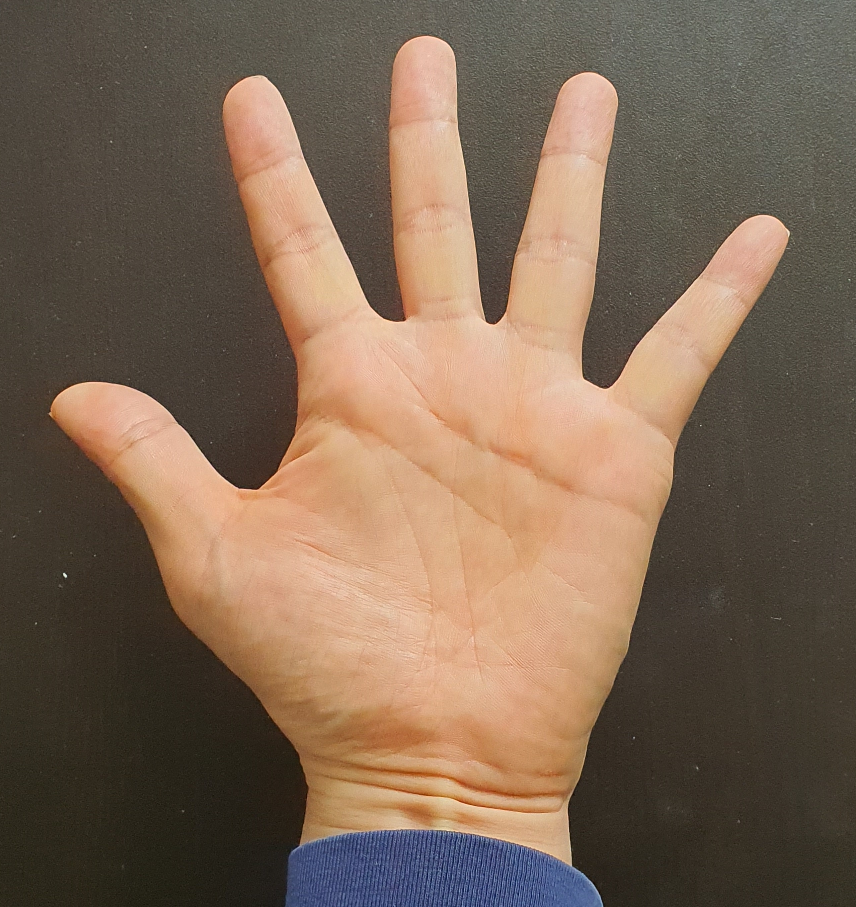
#> input picture images/sample1.png, 856 x 907 px, found by its file name
$ python reddit-example.py
#> lines starting #> are read from the running program, lines starting #| are printed output that depends on the picture; after the words box and inside, x2 and y2 are one past the last pixel; in counts of white or black regions, pixels touching at a corner belong together
import cv2
import numpy as np

def ResizeWithAspectRatio(image, width=None, height=None, inter=cv2.INTER_AREA):
    dim = None
    (h, w) = image.shape[:2]

    if width is None and height is None:
        return image
    if width is None:
        r = height / float(h)
        dim = (int(w * r), height)
    else:
        r = width / float(w)
        dim = (width, int(h * r))

    return cv2.resize(image, dim, interpolation=inter)


file = "C:/Users/USER/workspace/palm/images/sample1.png"
imageHeight = 600

original = cv2.imread(file)
#> original is the input picture: shape (907, 856, 3); mean B, G, R 83.9, 102.3, 123.5

img = cv2.cvtColor(original, cv2.COLOR_BGR2GRAY)
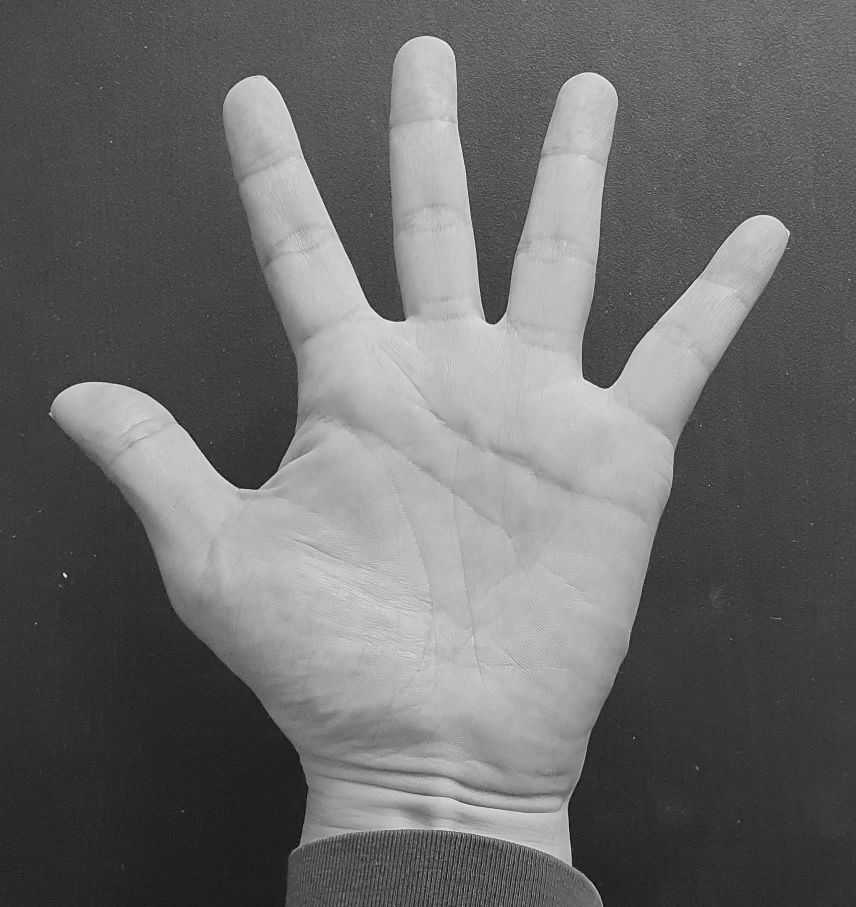
#> img: shape (907, 856); min 4, max 239, mean 106.5

resize = ResizeWithAspectRatio(img,height=imageHeight)
cv2.imshow("gray",resize)
cv2.waitKey(0)


img = cv2.equalizeHist(img)
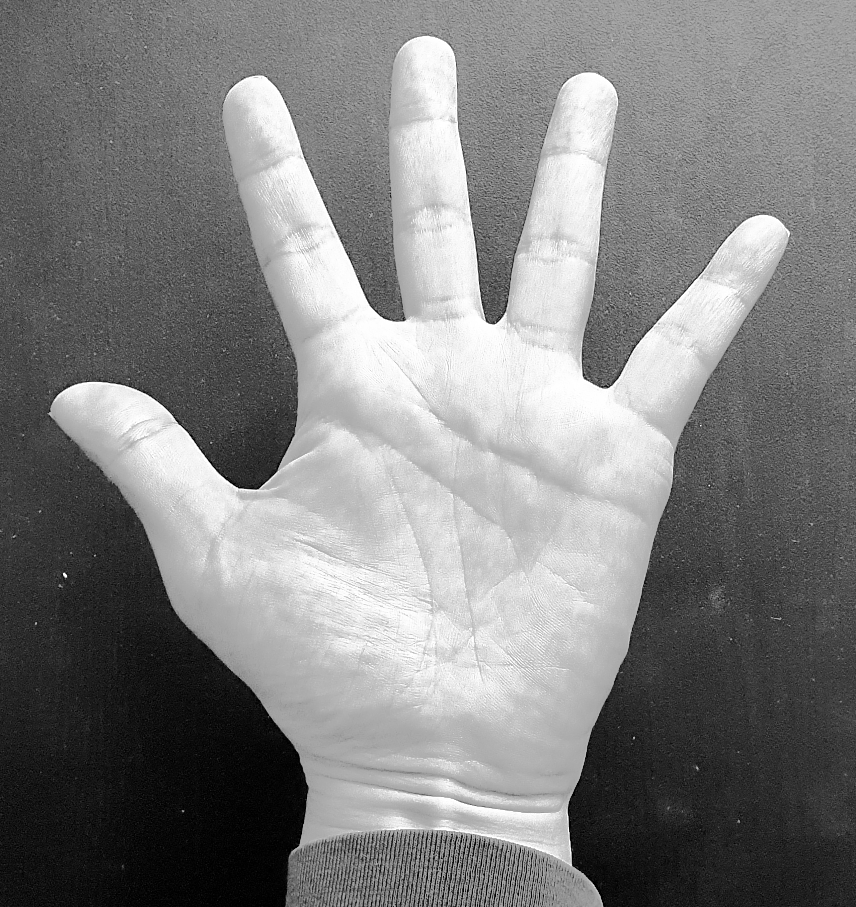
#> img: shape (907, 856); min 0, max 255, mean 128.5
resize = ResizeWithAspectRatio(img,height=imageHeight)
cv2.imshow("equalize",resize)
cv2.waitKey(0)

img = cv2.GaussianBlur(img, (9, 9), 0)
resize = ResizeWithAspectRatio(img,height=imageHeight)
cv2.imshow("blur",resize)
cv2.waitKey(0)

img = cv2.Canny(img, 40, 80)
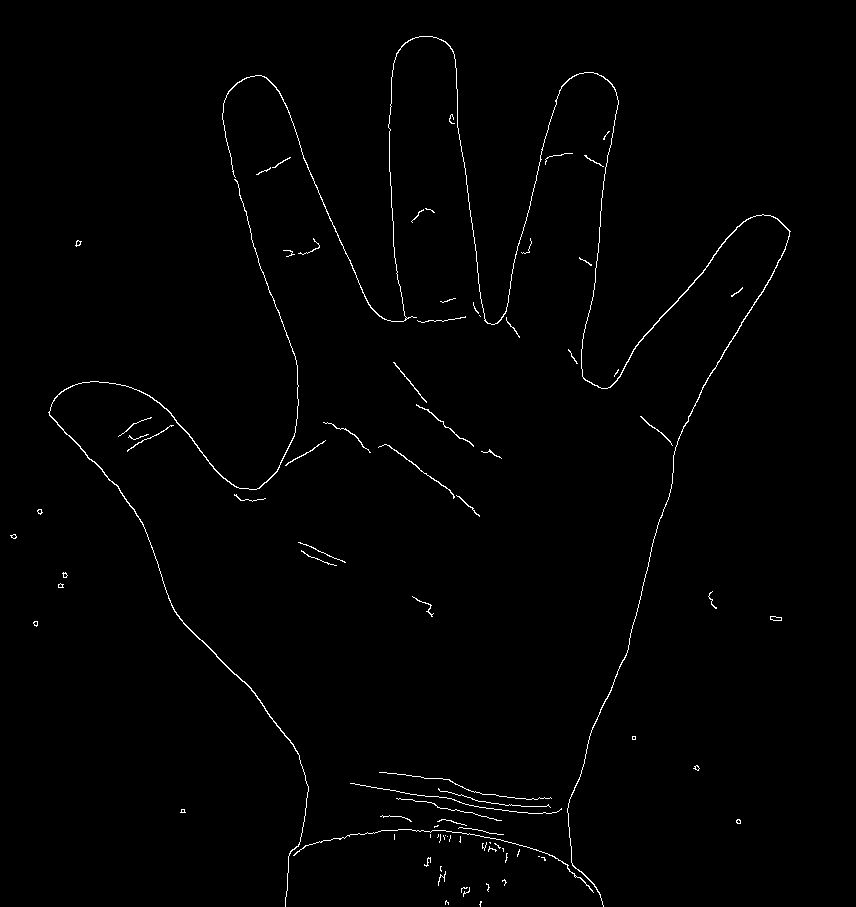
#> img: shape (907, 856); 0.94% white in thin lines or dots, all inside (x1, y1, x2, y2) = (10, 36, 791, 907)
resize = ResizeWithAspectRatio(img,height=imageHeight)
cv2.imshow("canny",resize)
cv2.waitKey(0)

lined = np.copy(original) * 0
#> lined: shape (907, 856, 3); every value is 0
lines = cv2.HoughLinesP(img, 1, np.pi / 180, 15, np.array([]), 50, 20)
#> lines = 55 rows, first 6: [623, 660, 642, 589], [594, 289, 605, 167], [302, 154, 370, 307], [64, 432, 118, 486], [464, 162, 484, 320], [176, 614, 234, 674]
for line in lines:
    for x1, y1, x2, y2 in line:
        cv2.line(lined, (x1, y1), (x2, y2), (0, 0, 255))
#> this loop made 55 passes
#> line on passes 1 to 12: [[623, 660, 642, 589]], [[594, 289, 605, 167]], [[302, 154, 370, 307]], [[64, 432, 118, 486]], [[464, 162, 484, 320]], [[176, 614, 234, 674]], [[225, 137, 260, 268]], [[717, 362, 770, 279]], [[523, 230, 541, 159]], [[389, 123, 393, 246]], [[389, 445, 473, 508]], [[549, 854, 600, 895]]
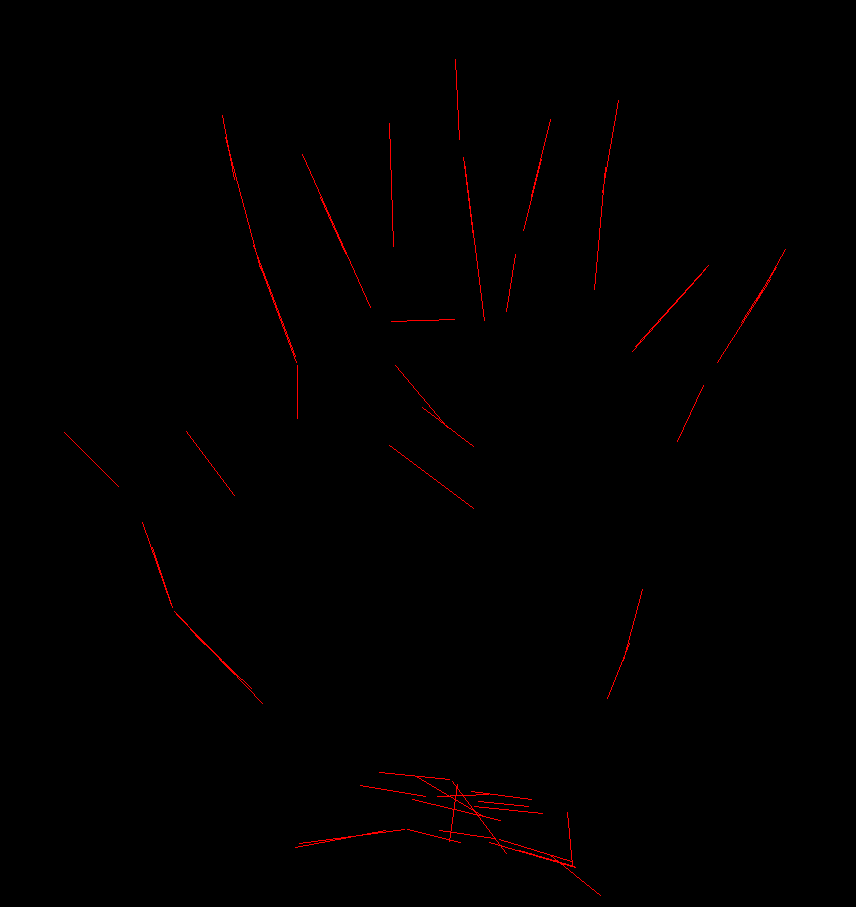
#> lined: shape (907, 856, 3); mean B, G, R 0, 0, 1.3
resize = ResizeWithAspectRatio(lined,height=imageHeight)
cv2.imshow("lined",resize)
cv2.waitKey(0)

output = cv2.addWeighted(original, 0.8, lined, 1, 0)
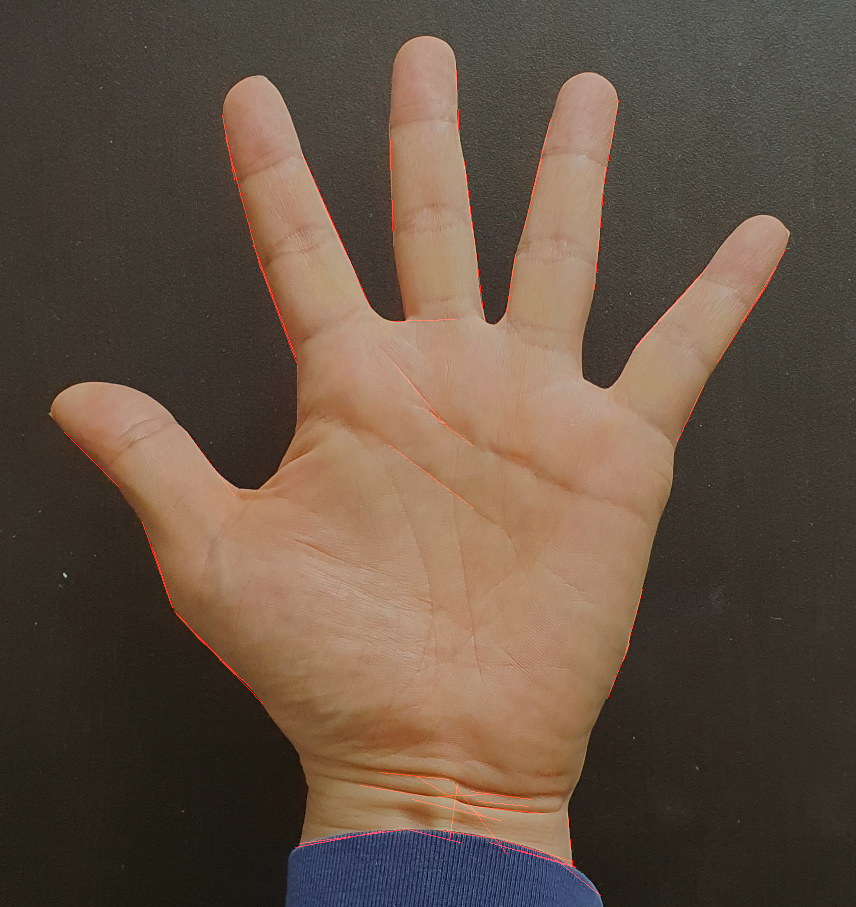
#> output: shape (907, 856, 3); mean B, G, R 67.1, 81.8, 99.5
resize = ResizeWithAspectRatio(output,height=imageHeight)
cv2.imshow("output",resize)
cv2.waitKey(0)

$ run again, with images/sample10.png copied over images/sample1.png
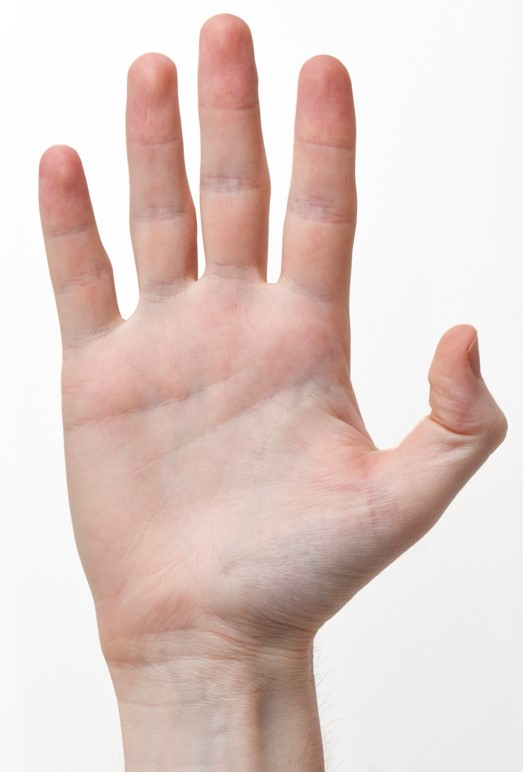
#> input picture images/sample10.png, 523 x 772 px, found by its file name
#> original is the input picture: shape (772, 523, 3); mean B, G, R 200, 205.9, 225.3
#> `img = cv2.Canny(img, 40, 80)`:
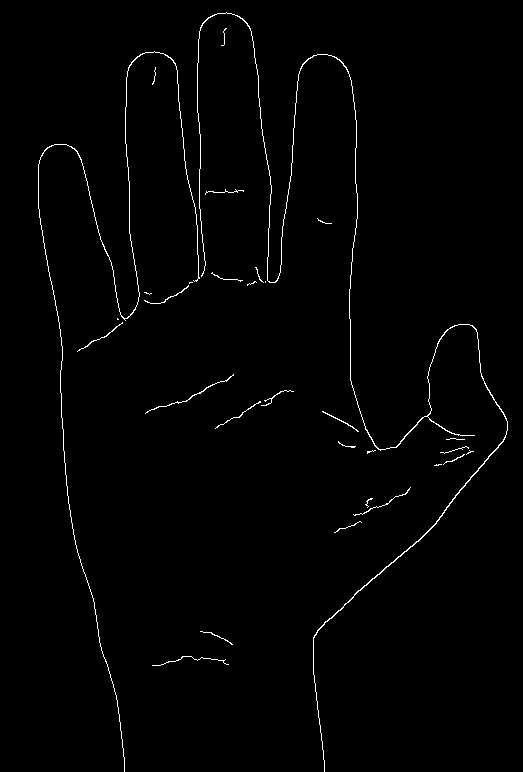
#> img: shape (772, 523); 1.1% white in thin lines or dots, all inside (x1, y1, x2, y2) = (38, 12, 508, 772)
#> lines = 30 rows, first 6: [38, 204, 50, 280], [379, 574, 436, 523], [175, 63, 188, 183], [60, 370, 66, 485], [313, 669, 324, 766], [290, 181, 298, 74]
#> the loop `for line in lines:` made 30 passes
#> `output = cv2.addWeighted(original, 0.8, lined, 1, 0)`:
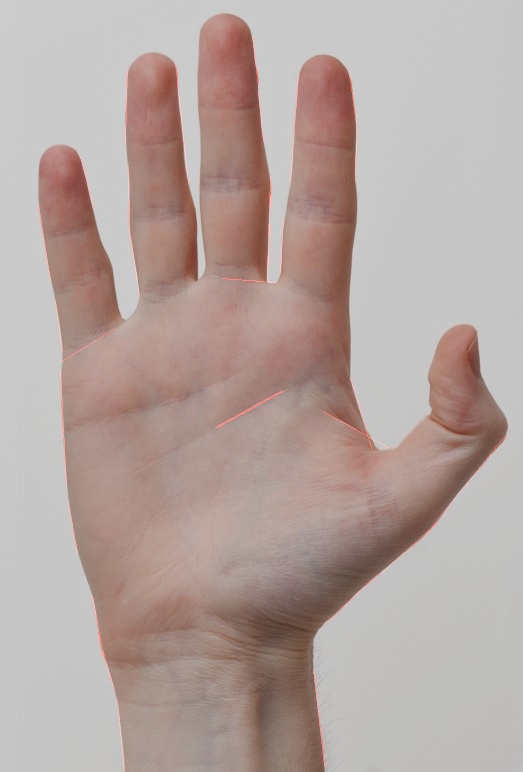
#> output: shape (772, 523, 3); mean B, G, R 160, 164.7, 180.6

$ run again, with images/sample2.png copied over images/sample1.png
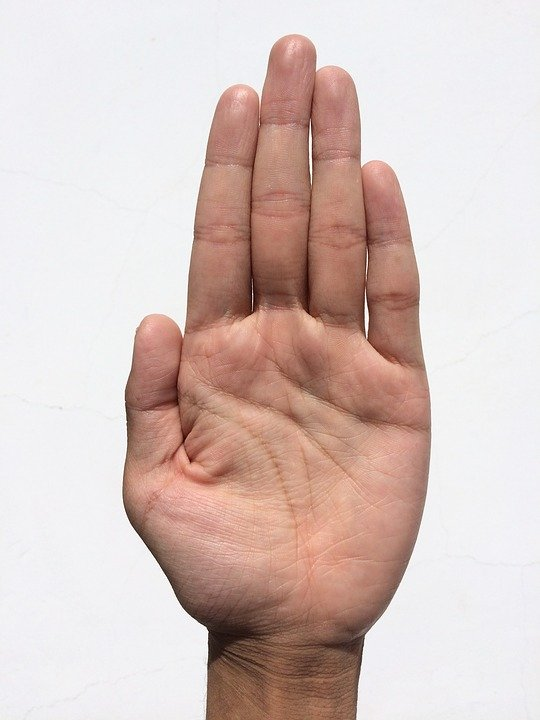
#> input picture images/sample2.png, 540 x 720 px, found by its file name
#> original is the input picture: shape (720, 540, 3); mean B, G, R 192.3, 197.1, 216
#> `img = cv2.Canny(img, 40, 80)`:
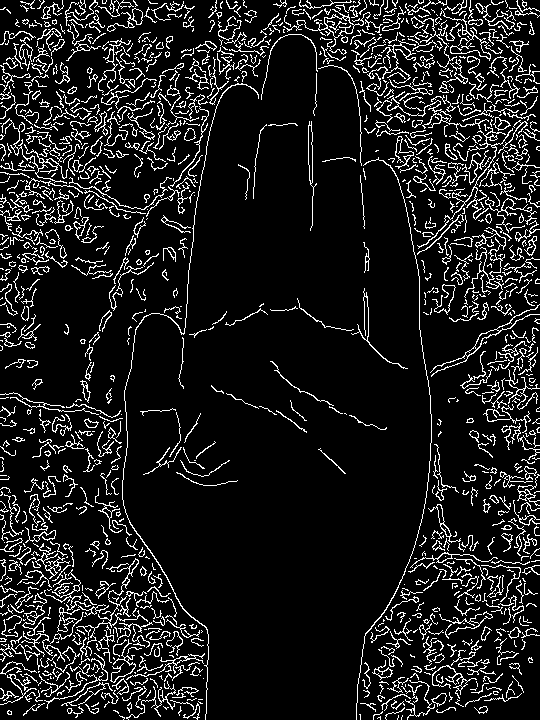
#> img: shape (720, 540); 11.1% white in thin lines or dots
#> lines = 1156 rows, first 6: [101, 689, 114, 567], [16, 34, 59, 222], [484, 472, 539, 83], [455, 103, 466, 320], [435, 455, 459, 628], [342, 2, 499, 243]
#> the loop `for line in lines:` made 1156 passes
#> `output = cv2.addWeighted(original, 0.8, lined, 1, 0)`:
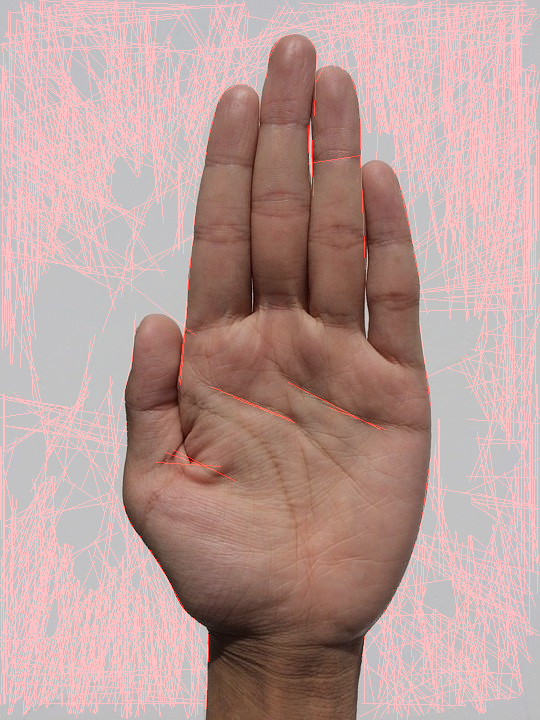
#> output: shape (720, 540, 3); mean B, G, R 153.8, 157.7, 188.4

$ run again, with images/sample3.png copied over images/sample1.png
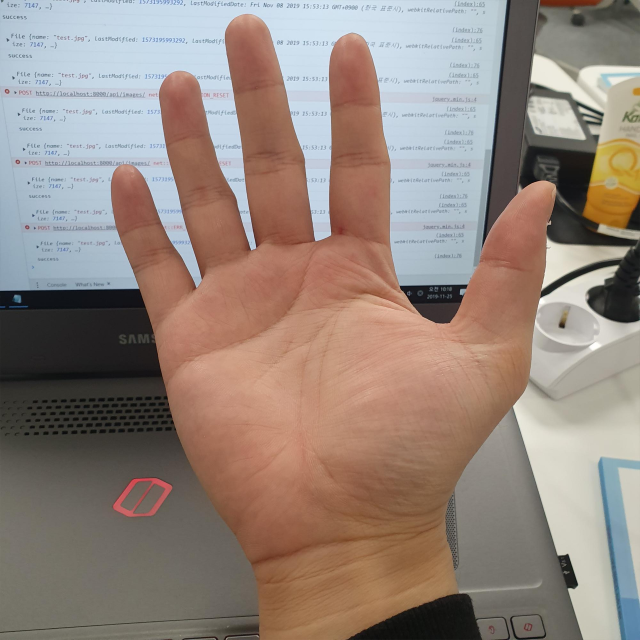
#> input picture images/sample3.png, 1280 x 1280 px, found by its file name (shown at 1/2 size)
#> original is the input picture: shape (1280, 1280, 3); mean B, G, R 124.8, 133.4, 148.6
#> lines = 364 rows, first 6: [546, 87, 668, 90], [1, 1266, 458, 1235], [567, 161, 658, 162], [476, 13, 690, 13], [164, 227, 322, 227], [566, 155, 658, 157]
#> the loop `for line in lines:` made 364 passes
#> after the loop `for line in lines:`:
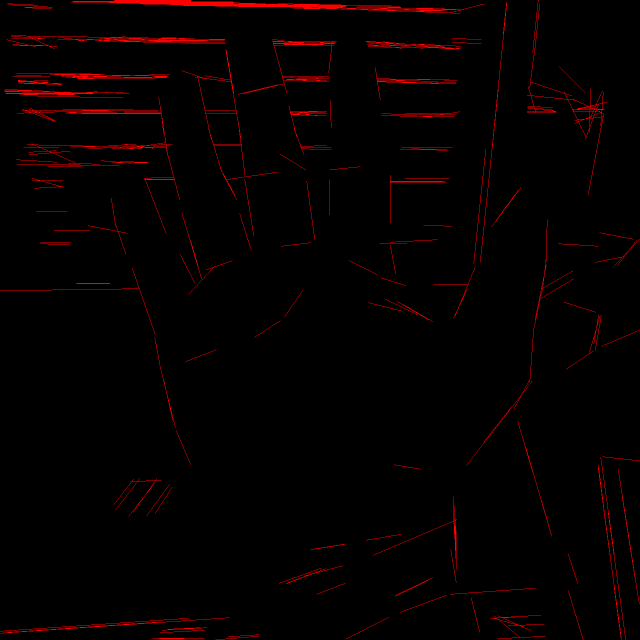
#> lined: shape (1280, 1280, 3) (shown at 1/2 size); mean B, G, R 0, 0, 5.4
#> in ResizeWithAspectRatio (call 6), `return cv2.resize(image, dim, interpolation=inter)`:
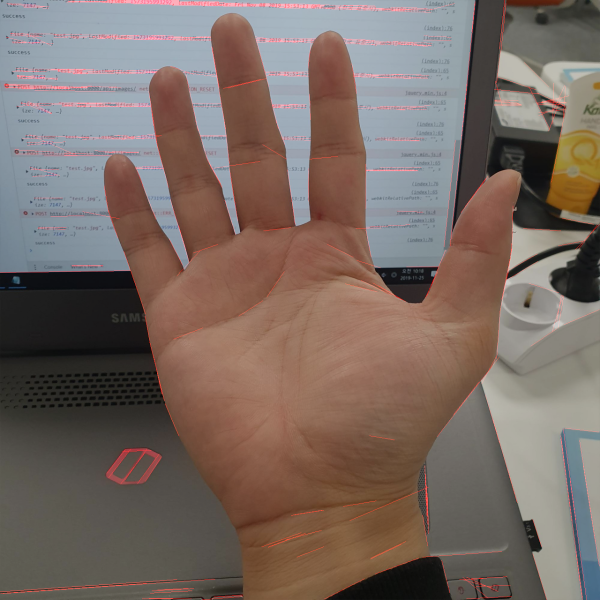
#> returned value: shape (600, 600, 3); mean of channels 0, 1, 2 99.8, 106.8, 121.6; drawn as B, G, R
